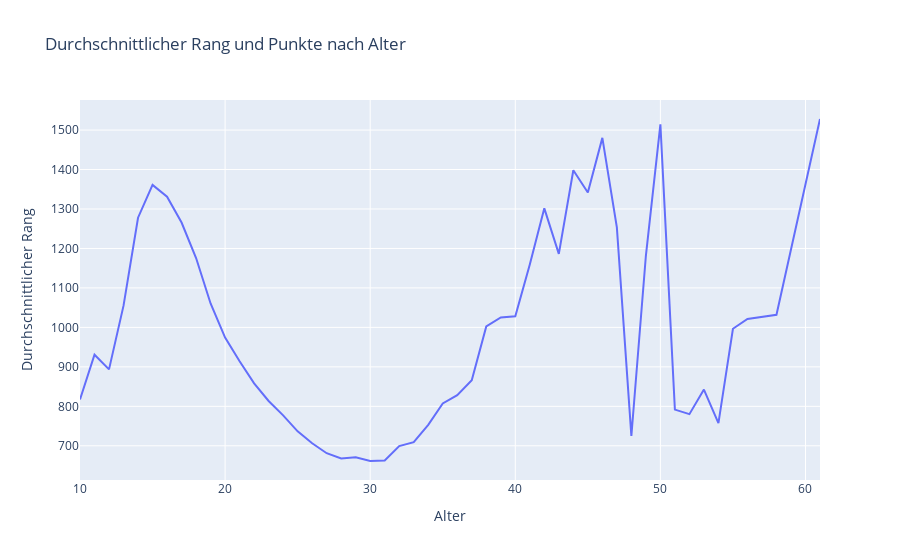

Source (notebook cell):
### Code cell
age_group_stats = rankings.groupby('age').agg({'rank': 'mean', 'points': 'mean'}).reset_index()

# Erstellung des ersten Linienplots für den Durchschnittsrang
fig = go.Figure()
fig.add_trace(go.Scatter(x=age_group_stats['age'], y=age_group_stats['rank'], mode='lines', name='Durchschnittlicher Rang'))

# Erstellung des zweiten Linienplots für die Durchschnittspunkte
#fig.add_trace(go.Scatter(x=age_group_stats['age'], y=age_group_stats['points'], mode='lines', name='Durchschnittliche Punkte', yaxis="y2"))

# Hinzufügen von Achsentiteln und Titel des Diagramms
fig.update_layout(
    title='Durchschnittlicher Rang und Punkte nach Alter',
    xaxis_title='Alter',
    yaxis_title='Durchschnittlicher Rang',
    yaxis2=dict(
        title='Durchschnittliche Punkte',
        overlaying='y',
        side='right'
    )
)

# Anzeigen des Diagramms
fig.show()

### Figure 1 — Plotly figure (JSON) as saved in the notebook; plotly's stock layout.template omitted (floating-point values rounded to 4 significant figures)
{"data": [{"mode": "lines", "name": "Durchschnittlicher Rang", "type": "scatter", "x": [10, 11, 12, 13, 14, 15, 16, 17, 18, 19, 20, 21, 22, 23, 24, 25, 26, 27, 28, 29, 30, 31, 32, 33, 34, 35, 36, 37, 38, 39, 40, 41, 42, 43, 44, 45, 46, 47, 48, 49, 50, 51, 52, 53, 54, 55, 56, 58, 61], "y": [817.6, 930.7, 893.6, 1055.0, 1278.0, 1361.0, 1331.0, 1266.0, 1176.0, 1061.0, 974.2, 914.3, 858.1, 813.6, 777.1, 736.6, 706.5, 681.2, 668.0, 670.8, 661.5, 662.6, 699.4, 709.2, 753.1, 807.3, 828.5, 866.1, 1002.0, 1025.0, 1028.0, 1159.0, 1302.0, 1186.0, 1398.0, 1342.0, 1480.0, 1253.0, 724.9, 1181.0, 1514.0, 791.7, 780.1, 842.5, 757.5, 996.5, 1021.0, 1032, 1528]}], "layout": {"title": {"text": "Durchschnittlicher Rang und Punkte nach Alter"}, "xaxis": {"title": {"text": "Alter"}}, "yaxis": {"title": {"text": "Durchschnittlicher Rang"}}, "yaxis2": {"overlaying": "y", "side": "right", "title": {"text": "Durchschnittliche Punkte"}}}}
